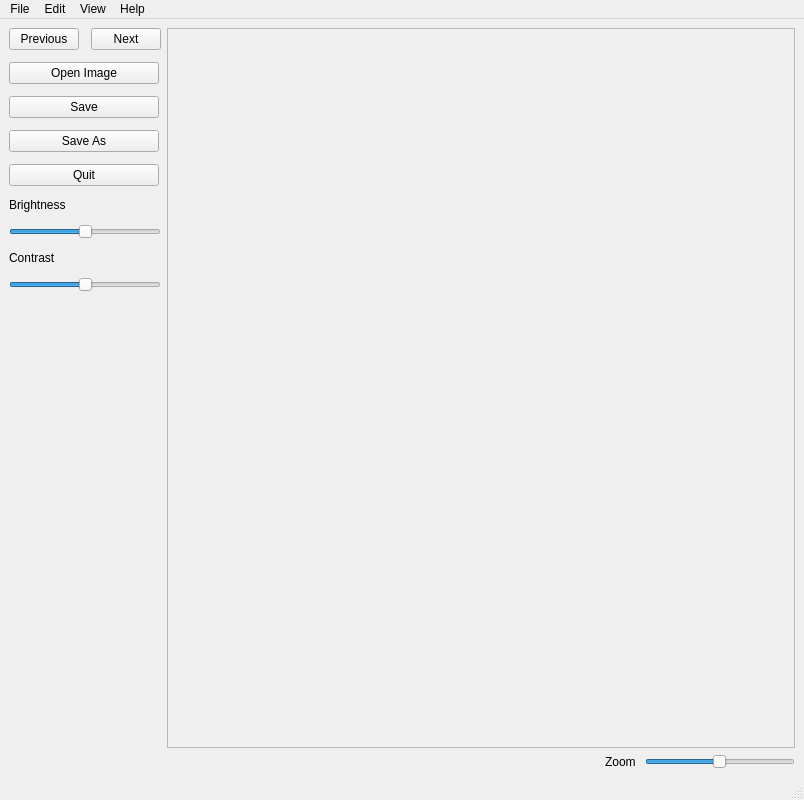
<?xml version="1.0" encoding="UTF-8"?>
<ui version="4.0">
 <class>MainWindow</class>
 <widget class="QMainWindow" name="MainWindow">
  <property name="geometry">
   <rect>
    <x>0</x>
    <y>0</y>
    <width>804</width>
    <height>800</height>
   </rect>
  </property>
  <property name="sizePolicy">
   <sizepolicy hsizetype="Ignored" vsizetype="Expanding">
    <horstretch>0</horstretch>
    <verstretch>0</verstretch>
   </sizepolicy>
  </property>
  <property name="minimumSize">
   <size>
    <width>804</width>
    <height>800</height>
   </size>
  </property>
  <property name="maximumSize">
   <size>
    <width>16777214</width>
    <height>16777215</height>
   </size>
  </property>
  <property name="windowTitle">
   <string>MainWindow</string>
  </property>
  <widget class="QWidget" name="centralwidget">
   <property name="sizePolicy">
    <sizepolicy hsizetype="Ignored" vsizetype="Ignored">
     <horstretch>0</horstretch>
     <verstretch>0</verstretch>
    </sizepolicy>
   </property>
   <property name="minimumSize">
    <size>
     <width>800</width>
     <height>0</height>
    </size>
   </property>
   <layout class="QGridLayout" name="gridLayout_2">
    <item row="2" column="5">
     <widget class="QScrollArea" name="scrollArea">
      <property name="sizePolicy">
       <sizepolicy hsizetype="Expanding" vsizetype="Expanding">
        <horstretch>0</horstretch>
        <verstretch>0</verstretch>
       </sizepolicy>
      </property>
      <property name="maximumSize">
       <size>
        <width>1920</width>
        <height>1080</height>
       </size>
      </property>
      <property name="sizeIncrement">
       <size>
        <width>0</width>
        <height>0</height>
       </size>
      </property>
      <property name="baseSize">
       <size>
        <width>1920</width>
        <height>1080</height>
       </size>
      </property>
      <property name="frameShape">
       <enum>QFrame::StyledPanel</enum>
      </property>
      <property name="frameShadow">
       <enum>QFrame::Sunken</enum>
      </property>
      <property name="verticalScrollBarPolicy">
       <enum>Qt::ScrollBarAsNeeded</enum>
      </property>
      <property name="horizontalScrollBarPolicy">
       <enum>Qt::ScrollBarAsNeeded</enum>
      </property>
      <property name="widgetResizable">
       <bool>true</bool>
      </property>
      <property name="alignment">
       <set>Qt::AlignCenter</set>
      </property>
      <widget class="QWidget" name="scrollAreaWidgetContents">
       <property name="geometry">
        <rect>
         <x>0</x>
         <y>0</y>
         <width>624</width>
         <height>709</height>
        </rect>
       </property>
       <property name="sizePolicy">
        <sizepolicy hsizetype="Ignored" vsizetype="Ignored">
         <horstretch>0</horstretch>
         <verstretch>0</verstretch>
        </sizepolicy>
       </property>
       <layout class="QHBoxLayout" name="horizontalLayout">
        <item>
         <widget class="QLabel" name="imageLabel">
          <property name="sizePolicy">
           <sizepolicy hsizetype="Fixed" vsizetype="Fixed">
            <horstretch>0</horstretch>
            <verstretch>0</verstretch>
           </sizepolicy>
          </property>
          <property name="cursor">
           <cursorShape>ArrowCursor</cursorShape>
          </property>
          <property name="mouseTracking">
           <bool>true</bool>
          </property>
          <property name="autoFillBackground">
           <bool>true</bool>
          </property>
          <property name="lineWidth">
           <number>0</number>
          </property>
          <property name="text">
           <string/>
          </property>
          <property name="scaledContents">
           <bool>true</bool>
          </property>
          <property name="alignment">
           <set>Qt::AlignCenter</set>
          </property>
         </widget>
        </item>
       </layout>
      </widget>
     </widget>
    </item>
    <item row="2" column="1" colspan="3">
     <layout class="QVBoxLayout" name="verticalLayout_3">
      <property name="spacing">
       <number>0</number>
      </property>
      <property name="sizeConstraint">
       <enum>QLayout::SetDefaultConstraint</enum>
      </property>
      <property name="bottomMargin">
       <number>0</number>
      </property>
      <item>
       <layout class="QFormLayout" name="formLayout">
        <property name="fieldGrowthPolicy">
         <enum>QFormLayout::ExpandingFieldsGrow</enum>
        </property>
        <property name="rowWrapPolicy">
         <enum>QFormLayout::WrapAllRows</enum>
        </property>
        <property name="labelAlignment">
         <set>Qt::AlignHCenter|Qt::AlignTop</set>
        </property>
        <property name="formAlignment">
         <set>Qt::AlignHCenter|Qt::AlignTop</set>
        </property>
        <property name="horizontalSpacing">
         <number>12</number>
        </property>
        <property name="verticalSpacing">
         <number>12</number>
        </property>
        <item row="1" column="0">
         <widget class="QPushButton" name="OpenImageButton">
          <property name="sizePolicy">
           <sizepolicy hsizetype="Minimum" vsizetype="Fixed">
            <horstretch>0</horstretch>
            <verstretch>0</verstretch>
           </sizepolicy>
          </property>
          <property name="minimumSize">
           <size>
            <width>150</width>
            <height>0</height>
           </size>
          </property>
          <property name="text">
           <string>Open Image</string>
          </property>
         </widget>
        </item>
        <item row="2" column="0">
         <widget class="QPushButton" name="SaveImageButton">
          <property name="minimumSize">
           <size>
            <width>150</width>
            <height>0</height>
           </size>
          </property>
          <property name="styleSheet">
           <string notr="true"/>
          </property>
          <property name="text">
           <string>Save</string>
          </property>
         </widget>
        </item>
        <item row="3" column="0">
         <widget class="QPushButton" name="SaveAsImageButton">
          <property name="minimumSize">
           <size>
            <width>150</width>
            <height>0</height>
           </size>
          </property>
          <property name="text">
           <string>Save As</string>
          </property>
         </widget>
        </item>
        <item row="4" column="0">
         <widget class="QPushButton" name="QuitButton">
          <property name="minimumSize">
           <size>
            <width>150</width>
            <height>0</height>
           </size>
          </property>
          <property name="text">
           <string>Quit</string>
          </property>
         </widget>
        </item>
        <item row="5" column="1">
         <widget class="QLabel" name="BrightnessLabel">
          <property name="minimumSize">
           <size>
            <width>150</width>
            <height>0</height>
           </size>
          </property>
          <property name="text">
           <string>Brightness</string>
          </property>
         </widget>
        </item>
        <item row="6" column="1">
         <widget class="QSlider" name="brightnessSlider">
          <property name="minimumSize">
           <size>
            <width>150</width>
            <height>0</height>
           </size>
          </property>
          <property name="maximum">
           <number>100</number>
          </property>
          <property name="value">
           <number>50</number>
          </property>
          <property name="sliderPosition">
           <number>50</number>
          </property>
          <property name="orientation">
           <enum>Qt::Horizontal</enum>
          </property>
         </widget>
        </item>
        <item row="7" column="1">
         <widget class="QLabel" name="ContrastLabel">
          <property name="text">
           <string>Contrast</string>
          </property>
         </widget>
        </item>
        <item row="8" column="1">
         <widget class="QSlider" name="ContrastSlider">
          <property name="maximum">
           <number>200</number>
          </property>
          <property name="value">
           <number>100</number>
          </property>
          <property name="orientation">
           <enum>Qt::Horizontal</enum>
          </property>
         </widget>
        </item>
        <item row="9" column="1">
         <spacer name="horizontalSpacer">
          <property name="orientation">
           <enum>Qt::Horizontal</enum>
          </property>
          <property name="sizeHint" stdset="0">
           <size>
            <width>150</width>
            <height>20</height>
           </size>
          </property>
         </spacer>
        </item>
        <item row="0" column="0">
         <layout class="QHBoxLayout" name="horizontalLayout_4">
          <property name="leftMargin">
           <number>0</number>
          </property>
          <property name="bottomMargin">
           <number>0</number>
          </property>
          <item>
           <widget class="QPushButton" name="previousButton">
            <property name="maximumSize">
             <size>
              <width>70</width>
              <height>16777215</height>
             </size>
            </property>
            <property name="text">
             <string>Previous</string>
            </property>
           </widget>
          </item>
          <item>
           <widget class="QPushButton" name="nextButton">
            <property name="maximumSize">
             <size>
              <width>70</width>
              <height>16777215</height>
             </size>
            </property>
            <property name="text">
             <string>Next</string>
            </property>
           </widget>
          </item>
         </layout>
        </item>
       </layout>
      </item>
     </layout>
    </item>
    <item row="3" column="5">
     <layout class="QVBoxLayout" name="verticalLayout_4">
      <property name="bottomMargin">
       <number>0</number>
      </property>
      <item>
       <layout class="QHBoxLayout" name="horizontalLayout_2">
        <property name="bottomMargin">
         <number>0</number>
        </property>
        <item>
         <widget class="QLabel" name="ZoomLabel">
          <property name="layoutDirection">
           <enum>Qt::LeftToRight</enum>
          </property>
          <property name="text">
           <string>Zoom </string>
          </property>
          <property name="alignment">
           <set>Qt::AlignRight|Qt::AlignTrailing|Qt::AlignVCenter</set>
          </property>
         </widget>
        </item>
        <item>
         <widget class="QSlider" name="ZoomSlider">
          <property name="maximumSize">
           <size>
            <width>150</width>
            <height>16777215</height>
           </size>
          </property>
          <property name="minimum">
           <number>1</number>
          </property>
          <property name="maximum">
           <number>100</number>
          </property>
          <property name="value">
           <number>50</number>
          </property>
          <property name="orientation">
           <enum>Qt::Horizontal</enum>
          </property>
         </widget>
        </item>
       </layout>
      </item>
     </layout>
    </item>
   </layout>
  </widget>
  <widget class="QMenuBar" name="menubar">
   <property name="geometry">
    <rect>
     <x>0</x>
     <y>0</y>
     <width>804</width>
     <height>22</height>
    </rect>
   </property>
   <widget class="QMenu" name="menuFile">
    <property name="title">
     <string>File</string>
    </property>
    <addaction name="actionOpen"/>
    <addaction name="actionSave"/>
    <addaction name="actionSave_As"/>
    <addaction name="actionQuit"/>
   </widget>
   <widget class="QMenu" name="menuEdit">
    <property name="title">
     <string>Edit</string>
    </property>
   </widget>
   <widget class="QMenu" name="menuView">
    <property name="title">
     <string>View</string>
    </property>
   </widget>
   <widget class="QMenu" name="menuHelp">
    <property name="title">
     <string>Help</string>
    </property>
   </widget>
   <addaction name="menuFile"/>
   <addaction name="menuEdit"/>
   <addaction name="menuView"/>
   <addaction name="menuHelp"/>
  </widget>
  <widget class="QStatusBar" name="statusBar"/>
  <action name="actionOpen">
   <property name="text">
    <string>Open</string>
   </property>
   <property name="shortcut">
    <string>Ctrl+O</string>
   </property>
  </action>
  <action name="actionSave">
   <property name="text">
    <string>Save</string>
   </property>
   <property name="shortcut">
    <string>Ctrl+S</string>
   </property>
  </action>
  <action name="actionQuit">
   <property name="text">
    <string>Quit</string>
   </property>
   <property name="shortcut">
    <string>Ctrl+Q</string>
   </property>
  </action>
  <action name="actionSave_As">
   <property name="text">
    <string>Save As</string>
   </property>
   <property name="shortcut">
    <string>Ctrl+Shift+S</string>
   </property>
  </action>
 </widget>
 <resources/>
 <connections/>
</ui>
